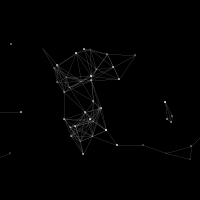
Frame 1 (no input)
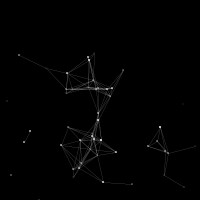
Frame 60 (the mouse pressed at the canvas centre just before this capture)
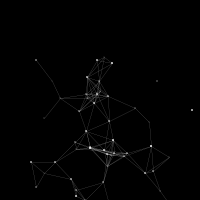
Frame 120 (the mouse held since frame 60 and released just before this capture)

The Processing sketch that drew these frames (run headless with seeded random() and noise(); from frame 60 on, the mouse is pressed at the canvas centre):

// Processing sketch: processing_158155
// ── processing_158155.pde

ArrayList<Particle> particles;
float numParticles;
float reactionDist; // distance at which particles should react with each other
float lineOdds; // 0 to 100, what are the odds we'll draw a line if two particles are close enough?

void setup() {
  size(200, 200);
  smooth();
  frameRate(60);

  particles = new ArrayList();
  numParticles = 50;
  reactionDist = 30;
  lineOdds = 100;

  for (int i = 0; i < numParticles; i++) {
    particles.add(new Particle(random(width/5, width-(width/5)), random(height/5, height-(height/5)), random(0.5, 2)));
  }
}

void draw() {
  background(0);

  for (int i = 0; i < particles.size(); i++) {
    Particle p = (Particle) particles.get(i);
    p.draw();
  }

  // detect distance & draw lines
  for (int i = 0; i < particles.size(); i++) {
    Particle p1 = (Particle) particles.get(i);
    for (int j = 0; j < particles.size(); j++) {
      Particle p2 = (Particle) particles.get(j);
      if (p1 != p2) {
        if (dist(p1.x, p1.y, p2.x, p2.y) <= reactionDist) {
          if (random(0, 100) <= lineOdds) { 
            stroke(255, 100);
            strokeWeight(0.1);
            line(p1.x, p1.y, p2.x, p2.y);
          }
        }
      }
    }
  }
}

class Particle {

  float cx, cy; // animated pos
  float x, y;
  float rx, ry; // radius
  float rT;
  float size;
  float alpha;

  Particle(float x, float y, float size) {
    this.cx = x;
    this.cy = y;
    this.size = size;

    rx = random(10, 80);
    ry = random(10, 80);
    rT = random(1000, 3000);
    if (random(100) < 50) {
      rx = rx * -1;
    } 
  }

  void draw() {
    float t = millis()/rT; // speed
    x = (int)(cx + rx * cos (t));
    y = (int)(cy + ry * sin (t));

    noStroke();
    fill(255);
    ellipse(x, y, size, size);
  }
}
